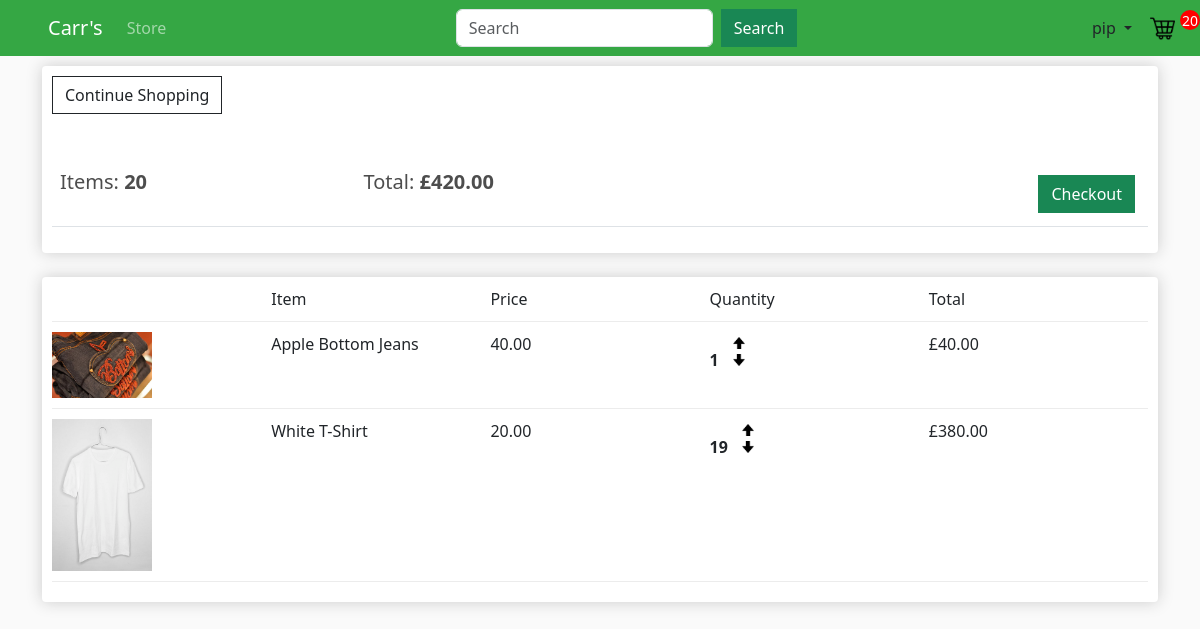
The app's page /cart/ (signed in), older data.
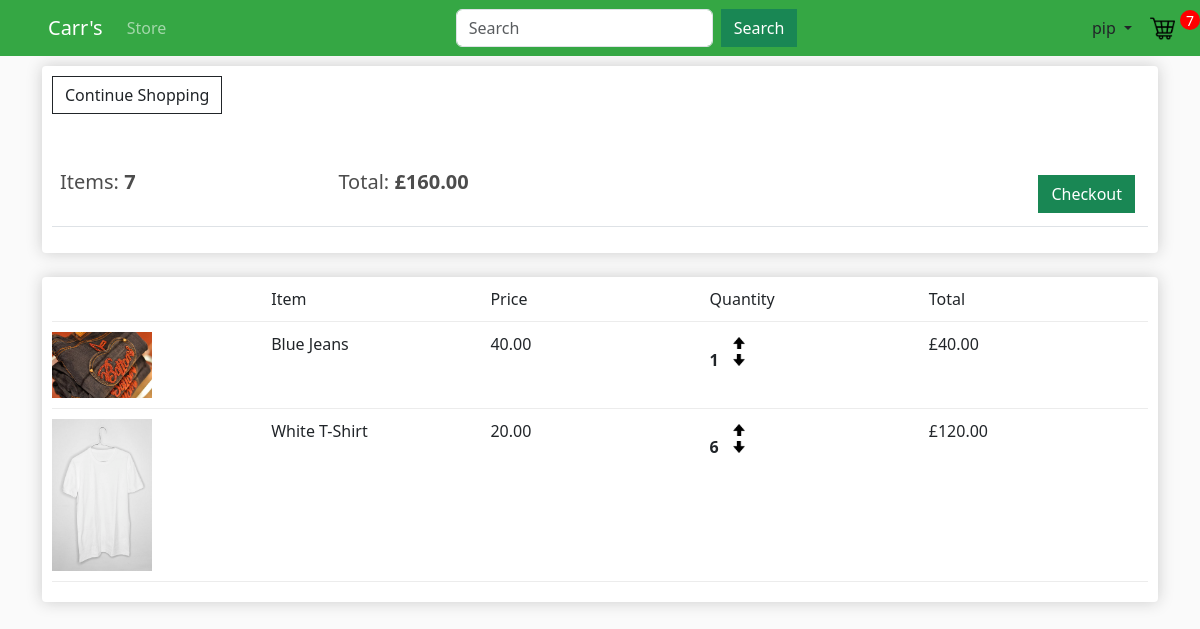
The same page, newer data.
### store/models.py (models this page shows, shortened)
class Order(models.Model):
    customer = models.ForeignKey(Customer, on_delete=models.SET_NULL, blank=True, null=True)
    order_date = models.DateTimeField(auto_now_add=True)
    completed = models.BooleanField(default=False, null=True, blank=False)
    transaction_id = models.CharField(max_length=100, null=True)
    products = models.ManyToManyField(Product, through="OrderItem") #Many to many relationship with OrderItem. This ensures each order can have a variety of products.
    @property
    def get_cart_total(self):
        orderitems = self.orderitem_set.all()
        total = sum([item.get_total for item in orderitems])
        return total
    @property
    def get_cart_items(self):
        orderitems = self.orderitem_set.all()
        total = sum([item.quantity for item in orderitems])
        return total

class OrderItem(models.Model):
    product = models.ForeignKey(Product, on_delete=models.SET_NULL, blank=True, null=True)
    order = models.ForeignKey(Order, on_delete=models.SET_NULL, blank=True, null=True)
    quantity = models.IntegerField(default=0, null=True, blank=True)
    date_added = models.DateField(auto_now_add=True)
    @property
    def get_total(self):
        total = self.product.price * self.quantity
        return total

class Product(models.Model):
    name = models.CharField(max_length=100, null=True)
    description = models.CharField(max_length=300, null=True)
    price = models.FloatField()
    image = models.ImageField(null=True, blank=True)
    @property
    def imageURL(self):
        try:
            url=self.image.url
        except:
            url=''
        return url

### store/views.py (the view)
# urls.py: path('cart/', views.cart, name ='cart'),
def cart(request):
    if request.user.is_authenticated:
        customer=request.user.customer
        order, created = Order.objects.get_or_create(customer=customer, completed=False)
        items = order.orderitem_set.all()
        cartItems = order.get_cart_items
    else:
        items = []
        order = {"get_cart_total": 0, "get_cart_items": 0}
        cartItems = order['get_cart_items']
    context = {'items':items, 'order':order, 'cartItems':cartItems}
    return render(request, 'store/cart.html', context)

### store/templates/store/cart.html
{% extends 'store/main.html' %}
{% load static %}
{% block content %}
    <div class="row">
        <div class="col-lg-12">
            <div class="box-element">
                <a class="btn btn-outline-dark" href="{% url 'store' %}">Continue Shopping</a>
                <br>
                <br>
                <br>
                <table class="table">
                    <tr>
                        <th><h5>Items: <strong>{{order.get_cart_items}}</strong></h5></th>
                        <th><h5>Total: <strong>£{{order.get_cart_total|floatformat:2}}</strong></h5></th>
                        <th>
                            <a style="float:right; margin: 5px;" class="btn btn-success" href="{% url 'checkout' %}">
                            Checkout</a>
                        </th>
                    </tr>
                </table>
            </div>
            <br>
            <div class="box-element">
                <div class="cart-row">
                    <div style="flex:2"></div>
                    <div style="flex:2">Item</div>
                    <div style="flex:2">Price</div>
                    <div style="flex:2">Quantity</div>
                    <div style="flex:2">Total</div>
                </div>
                {% for item in items %}
                <div class="cart-row">
                    <div style="flex:2"><img class="row-image" src="{{item.product.imageURL}}"></div>
                    <div style="flex:2"><p>{{item.product.name}}</p></div>
					<div style="flex:2"><p>{{item.product.price|floatformat:2}}</p></div>
					<div style="flex:2">
						<p class="quantity">{{item.quantity}}</p>
						<div class="quantity">
							<img data-product="{{item.product.id}}" data-action="add" class="chg-quantity update-cart" src="{% static  'images/up.png' %}">
							<img data-product="{{item.product.id}}" data-action="remove"  class="chg-quantity update-cart" src="{% static  'images/down.png' %}">
						</div>
					</div>
					<div style="flex:2"><p>£{{item.get_total|floatformat:2}}</p></div>
                </div>
                {% endfor %}
            </div>
        </div>
    </div>
{% endblock content %}

### store/templates/store/main.html (shortened to what this page needs)
<!DOCTYPE html>
{% load static %}
<html>
    <head>
        <link href="https://cdn.jsdelivr.net/npm/bootstrap@5.3.2/dist/css/bootstrap.min.css" rel="stylesheet">
        <link rel="stylesheet" type="text/css" href="{% static 'css/main.css' %}">
    </head>
    <body>
        <nav class="navbar navbar-expand-lg navbar-dark bg-dark">
            <a class="navbar-brand ms-5" href="{% url 'store' %}">Carr's</a>
            <div class="collapse navbar-collapse" id="navbarSupportedContent">
                <ul class="navbar-nav mr-auto">
                    <li class="nav-item">
                        <a class="nav-link" href="{% url 'store' %}">Store</a>
                    </li>
                </ul>
                <form method="get" class="ms-auto d-flex flex-row align-items-center" action="{% url 'search' %}">
                    <input class="form-control me-2" type="search" placeholder="Search" aria-label="Search" name="query">
                    <button class="btn btn-success" type="submit" >Search</button>
                </form>
                <div class="d-flex align-items-center ms-auto">
                {% if user.is_authenticated %}
                    <div class="dropdown">
                        <button class="btn dropdown-toggle" type="button" id="dropdownMenuButton" data-toggle="dropdown" aria-haspopup="true" aria-expanded="false">
                            {{ user }}
                        </button>
                    </div>
                {% else %}
                    <a href="{% url 'login' %}" class="btn ">Login</a>
                    <a href="{% url 'signup' %}" class="btn ">Register</a>
                {% endif %}
                <a href="{% url 'cart' %}">
                    <img id="cart-icon" src="{% static 'images/trolley.png' %}" class="img-fluid">
                </a>
                <p class="ms-auto" id="cart-total">{{cartItems}}</p>
                </div>
            </div>
        </nav>
        <div class="container">
            {% block content %}
            {% endblock content %}
        </div>
    </body>
</html>

Row changes from the older to the newer data that the page shows:
changed through a linked row, Order: get_cart_items "20" → "7"; get_cart_total "420.00" → "160.00"
changed through a linked row, OrderItem: product.name "Apple Bottom Jeans" → "Blue Jeans"
changed OrderItem "White T-Shirt": quantity "19" → "6"; get_total "380.00" → "120.00"
Text that changed along with them:
{{ cartItems }}: "20" → "7"
